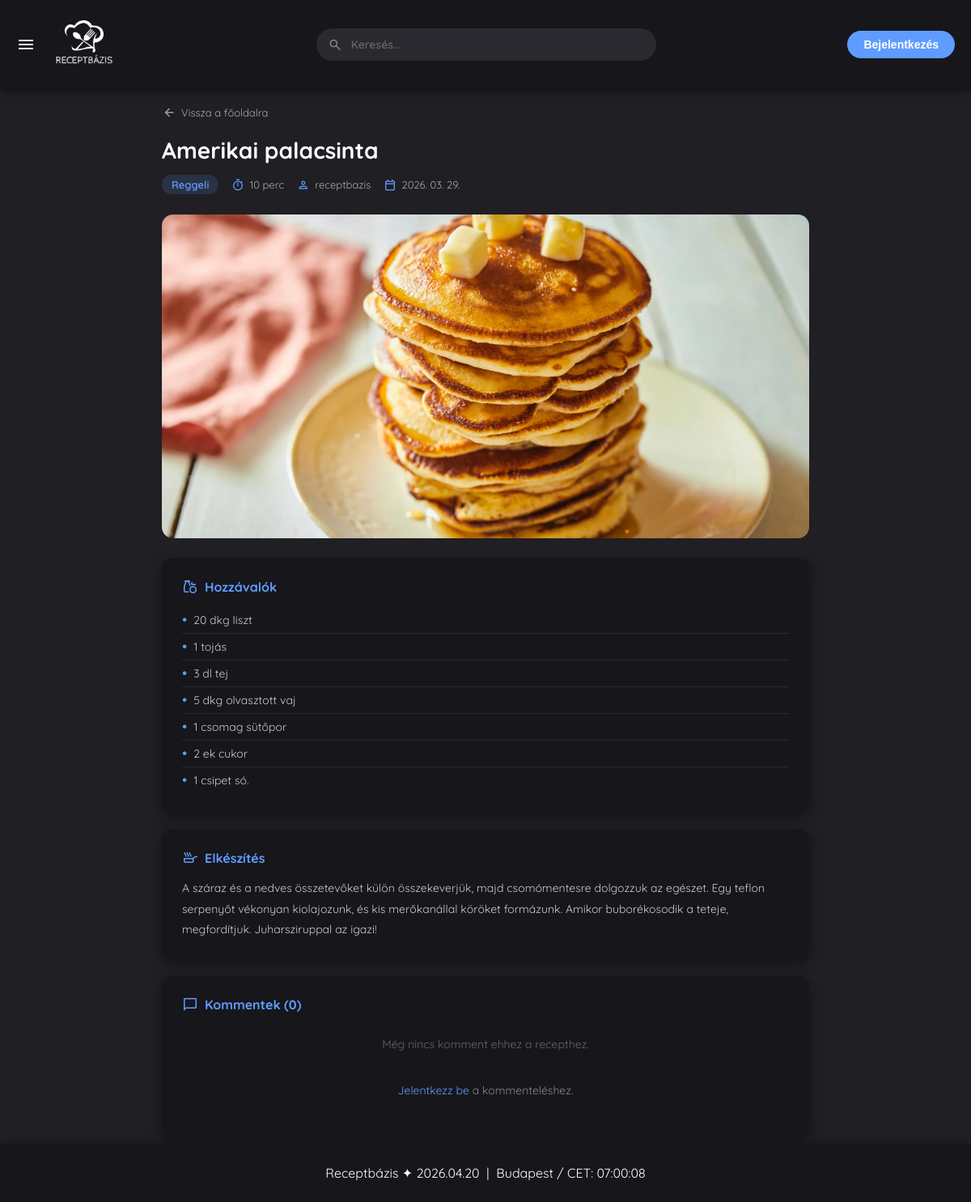
/recept.php?id=3, run on the app's committed database.
### tables this page shows
CREATE TABLE `receptek` (
  `id` int(11) NOT NULL,
  `felhasznalo_id` int(11) NOT NULL,
  `cim` varchar(150) NOT NULL,
  `leiras` text NOT NULL,
  `hozzavalok` text NOT NULL,
  `elkeszitesi_ido` int(11) DEFAULT NULL,
  `letrehozva` timestamp NOT NULL DEFAULT current_timestamp(),
  `kategoria` varchar(50) NOT NULL,
  `indexkep` varchar(255) DEFAULT NULL,
  `receptkep` varchar(255) DEFAULT NULL,
  `youtube_link` varchar(255) DEFAULT NULL
);

CREATE TABLE `felhasznalok` (
  `id` int(11) NOT NULL,
  `felhasznalonev` varchar(50) NOT NULL,
  `email` varchar(100) NOT NULL,
  `jelszo` varchar(255) NOT NULL,
  `regisztracio_ideje` timestamp NOT NULL DEFAULT current_timestamp(),
  `profilkep` varchar(255) DEFAULT NULL,
  `is_admin` tinyint(1) NOT NULL DEFAULT 0
);

### recept.php (the view, shortened to what this page needs)
<?php
include 'adatkapcsolat.php';
$receptId = intval($_GET['id']);
$stmt = $conn->prepare("
    SELECT receptek.*, felhasznalok.felhasznalonev, felhasznalok.id AS szerzo_id
    FROM receptek
    JOIN felhasznalok ON receptek.felhasznalo_id = felhasznalok.id
    WHERE receptek.id = ?
");
$stmt->bind_param("i", $receptId);
$stmt->execute();
$recept = $stmt->get_result()->fetch_assoc();
$stmt = $conn->prepare("
    SELECT kommentek.id, kommentek.szoveg, kommentek.datum, kommentek.parent_id,
           felhasznalok.felhasznalonev, felhasznalok.id AS felhasznalo_id
    FROM kommentek
    JOIN felhasznalok ON kommentek.felhasznalo_id = felhasznalok.id
    WHERE kommentek.recept_id = ?
    ORDER BY kommentek.datum ASC
");
$stmt->bind_param("i", $receptId);
$stmt->execute();
$osszes_komment = $stmt->get_result()->fetch_all(MYSQLI_ASSOC);
$gyokerek = [];
$ytEmbed = null;
    ?>
<!DOCTYPE html>
<html lang="hu">
<head>
    <link rel="stylesheet" href="style.css">
</head>
<body class="sotettema">
<?php include 'header.php'; ?>
<div class="recept-oldal">
    <a href="home.php" class="vissza-link">
        <span class="material-symbols-outlined" style="font-size:18px;">arrow_back</span>
        Vissza a főoldalra
    </a>
    <h1 class="recept-cim"><?= htmlspecialchars($recept['cim']) ?></h1>
    <div class="recept-meta">
        <span class="kat-badge"><?= htmlspecialchars($recept['kategoria']) ?></span>
        <?php if (!empty($recept['elkeszitesi_ido'])): ?>
            <span class="meta-elem">
                <span class="material-symbols-outlined">timer</span>
                <?= $recept['elkeszitesi_ido'] ?> perc
            </span>
        <?php endif; ?>
        <span class="meta-elem">
            <span class="material-symbols-outlined">person</span>
            <a href="profil.php?id=<?= (int) $recept['szerzo_id'] ?>">
                <?= htmlspecialchars($recept['felhasznalonev']) ?>
            </a>
        </span>
        <span class="meta-elem">
            <span class="material-symbols-outlined">calendar_today</span>
            <?= date('Y. m. d.', strtotime($recept['letrehozva'])) ?>
        </span>
    </div>
    <?php if ($ytEmbed): ?>
        <iframe class="yt-iframe" src="<?= $ytEmbed ?>" allowfullscreen style="margin-bottom:20px;"></iframe>
    <?php elseif (!empty($recept['receptkep']) && file_exists($recept['receptkep'])): ?>
        <img src="<?= htmlspecialchars($recept['receptkep']) ?>" alt="<?= htmlspecialchars($recept['cim']) ?>" class="recept-boritokep">
    <?php elseif (!empty($recept['indexkep']) && file_exists($recept['indexkep'])): ?>
        <img src="<?= htmlspecialchars($recept['indexkep']) ?>" alt="<?= htmlspecialchars($recept['cim']) ?>" class="recept-boritokep">
    <?php endif; ?>
    <div class="blokk">
        <h2 class="blokk-cim">
            <span class="material-symbols-outlined">grocery</span>
            Hozzávalók
        </h2>
        <ul class="hozzavalok-lista">
            <?php foreach (explode("\n", trim($recept['hozzavalok'])) as $sor): ?>
                <?php $sor = trim($sor); if ($sor === '') continue; ?>
                <li><?= htmlspecialchars($sor) ?></li>
            <?php endforeach; ?>
        </ul>
    </div>
    <div class="blokk">
        <h2 class="blokk-cim">
            <span class="material-symbols-outlined">skillet</span>
            Elkészítés
        </h2>
        <p class="leiras"><?= htmlspecialchars($recept['leiras']) ?></p>
    </div>
    <div class="blokk" id="kommentek">
        <h2 class="blokk-cim">
            <span class="material-symbols-outlined">chat_bubble</span>
            Kommentek (<?= count($osszes_komment) ?>)
        </h2>
        <?php if (count($gyokerek) > 0): ?>
            <div class="komment-lista">
                <?php foreach ($gyokerek as $k): ?>
                    <?php kommentKiir($k, $receptId, isset($_SESSION['user_id'])); ?>
                <?php endforeach; ?>
            </div>
        <?php else: ?>
            <p class="nincs-komment">Még nincs komment ehhez a recepthez.</p>
        <?php endif; ?>
        <?php if (isset($_SESSION['user_id'])): ?>
            <form method="POST" action="recept.php?id=<?= $receptId ?>" class="komment-urlap" style="margin-top:10px;">
                <textarea name="szoveg" rows="3" placeholder="Írd ide a kommentedet..." required></textarea>
                <button type="submit" class="gomb">Küldés</button>
            </form>
        <?php else: ?>
            <p class="nem-bejelentkezett">
                <a href="login.php">Jelentkezz be</a> a kommenteléshez.
            </p>
        <?php endif; ?>
    </div>
</div>
<?php include 'footer.php'; ?>
</body>
</html>

### style.css (style rules this page uses)
body, html { margin: 0; padding: 0; width: 100%; height: 100%; overflow-x: hidden; font-family: 'Quicksand', sans-serif; }
body.sotettema { background-color: #201F24; color: #ffffff; }

### recept.php (style rules this page uses)
.recept-oldal { max-width: 800px; margin: 130px auto 80px auto; padding: 0 20px; }
.recept-boritokep { width: 100%; max-height: 400px; object-fit: cover; border-radius: 14px; display: block; margin-bottom: 25px; }
.recept-cim { font-size: 28px; font-weight: 700; margin: 0 0 12px 0; line-height: 1.3; }
body.sotettema .recept-cim { color: #fff; }
.recept-meta { display: flex; flex-wrap: wrap; gap: 15px; margin-bottom: 25px; font-size: 13px; }
.meta-elem { display: flex; align-items: center; gap: 6px; color: #aaa; }
.meta-elem a { color: #aaa; text-decoration: none; }
.meta-elem .material-symbols-outlined { font-size: 17px; color: #5e9cff; }
.kat-badge { background-color: rgba(94,156,255,0.15); color: #5e9cff; padding: 4px 12px; border-radius: 20px; font-weight: 600; font-size: 13px; }
.blokk { border-radius: 12px; padding: 25px; margin-bottom: 20px; }
body.sotettema .blokk { background-color: #17161B; box-shadow: 0 4px 15px rgba(0,0,0,0.4); }
.blokk-cim { font-size: 16px; font-weight: 700; color: #5e9cff; margin: 0 0 15px 0; display: flex; align-items: center; gap: 8px; }
.blokk-cim .material-symbols-outlined { font-size: 20px; }
.hozzavalok-lista { list-style: none; padding: 0; margin: 0; }
.hozzavalok-lista li { padding: 7px 0; border-bottom: 1px solid #2a2a2a; font-size: 14px; display: flex; align-items: center; gap: 8px; }
body.sotettema .hozzavalok-lista li { color: #ccc; border-bottom-color: #2a2a2a; }
.hozzavalok-lista li:last-child { border-bottom: none; }
.hozzavalok-lista li::before { content: "•"; color: #5e9cff; font-size: 18px; line-height: 1; }
.leiras { font-size: 14px; line-height: 1.8; white-space: pre-line; margin: 0; }
body.sotettema .leiras { color: #ccc; }
.nincs-komment { font-size: 14px; color: #666; text-align: center; padding: 15px 0; }
.vissza-link { display: inline-flex; align-items: center; gap: 6px; font-size: 13px; color: #aaa; text-decoration: none; margin-bottom: 20px; }
.nem-bejelentkezett { font-size: 14px; color: #888; text-align: center; padding: 10px 0; }
.nem-bejelentkezett a { color: #5e9cff; text-decoration: none; }

### data on the page
receptek: cim "Amerikai palacsinta", kategoria "Reggeli", elkeszitesi_ido "10", felhasznalo.felhasznalonev "receptbazis", letrehozva "2026. 03. 29.", receptkep (picture), hozzavalok "20 dkg liszt", hozzavalok "1 tojás", hozzavalok "3 dl tej", hozzavalok "5 dkg olvasztott vaj", hozzavalok "1 csomag sütőpor", hozzavalok "2 ek cukor", hozzavalok "1 csipet só.", leiras "A száraz és a nedves összetevőket külön összekeverjük, majd csomómentesre dolgozzuk az egészet. Egy teflon serpenyőt vékonyan kiolajozunk, és kis merőkanállal köröket formázunk. Amikor buborékosodik a teteje, megfordítjuk. Juharsziruppal az igazi!"

### other printed values
count($osszes_komment) "0"
